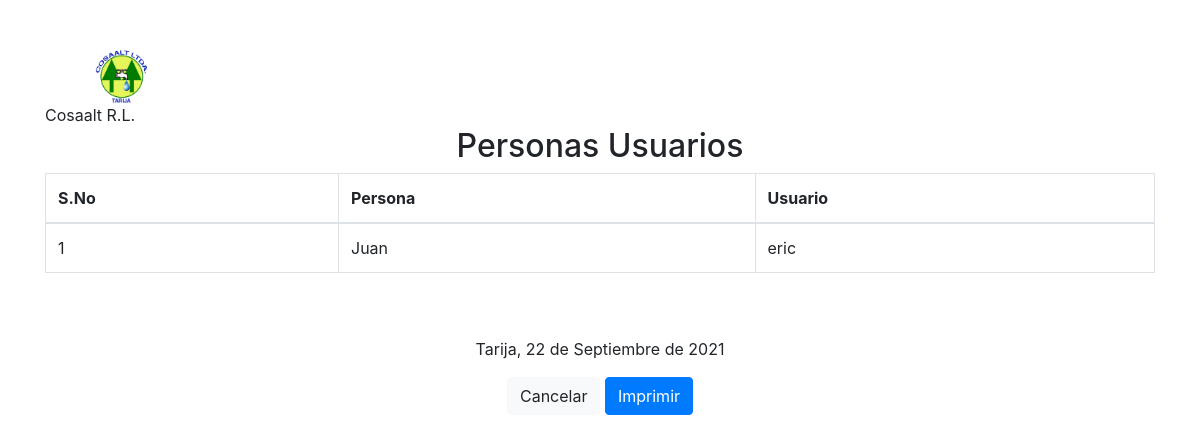
The app's page /reportes/usuario_persona.php with its own data.
### tables this page shows
CREATE TABLE `sistema_reclamos` (
  `id_sistema_reclamo` int(11) NOT NULL,
  `nombre` varchar(45) NOT NULL,
  `nombre_creador` varchar(45) NOT NULL,
  `logo` varchar(200) NOT NULL,
  `fec_insercion` timestamp NOT NULL DEFAULT current_timestamp() ON UPDATE current_timestamp(),
  `fec_modificacion` timestamp NOT NULL DEFAULT current_timestamp() ON UPDATE current_timestamp(),
  `usuario` int(11) NOT NULL,
  `estado` char(1) NOT NULL
);

CREATE TABLE `usuarios` (
  `id_usuario` int(11) NOT NULL,
  `id_persona` int(11) NOT NULL,
  `nom_usuario` varchar(30) NOT NULL,
  `clave` varchar(40) NOT NULL,
  `fec_insercion` timestamp NOT NULL DEFAULT current_timestamp() ON UPDATE current_timestamp(),
  `fec_modificacion` timestamp NOT NULL DEFAULT current_timestamp() ON UPDATE current_timestamp(),
  `usuario` int(11) NOT NULL,
  `estado` char(1) NOT NULL
);

CREATE TABLE `personas` (
  `id_persona` int(11) NOT NULL,
  `id_sistema_reclamo` int(11) NOT NULL,
  `ci` varchar(15) NOT NULL,
  `nombres` varchar(20) NOT NULL,
  `ap` varchar(30) DEFAULT NULL,
  `am` varchar(30) DEFAULT NULL,
  `telefono` varchar(30) DEFAULT NULL,
  `direccion` varchar(30) DEFAULT NULL,
  `genero` varchar(90) NOT NULL,
  `fec_insercion` timestamp NOT NULL DEFAULT current_timestamp() ON UPDATE current_timestamp(),
  `fec_modificacion` timestamp NOT NULL DEFAULT current_timestamp() ON UPDATE current_timestamp(),
  `usuario` int(11) NOT NULL,
  `estado` char(1) NOT NULL
);

### reportes/usuario_persona.php (the view, shortened to what this page needs)
<?php
	function fechaC(){
		$mes = array("","Enero",
					  "Febrero",
					  "Marzo",
					  "Abril",
					  "Mayo",
					  "Junio",
					  "Julio",
					  "Agosto",
					  "Septiembre",
					  "Octubre",
					  "Noviembre",
					  "Diciembre");
		return date('d')." de ". $mes[date('n')] . " de " . date('Y');
	}
?>
<!DOCTYPE html>
<html>
<head>
   <link rel="stylesheet" href="https://maxcdn.bootstrapcdn.com/bootstrap/4.0.0/css/bootstrap.min.css">
  <link rel="stylesheet" href="https://cdnjs.cloudflare.com/ajax/libs/font-awesome/4.7.0/css/font-awesome.min.css">
    <link rel="stylesheet" type="text/css" href="print.css" media="print">
    <link rel="stylesheet" href="foto.css">
</head>
<body>
<br> <br>
<div class="container">
<?php
						include '../conexion.php';
						$menulis="SELECT * from sistema_reclamos where estado=1";
						$menulistar=mysqli_query($con,$menulis);
						$data=mysqli_fetch_assoc($menulistar) ;
						?>
		<img class="img" src="../fotos/<?php echo $data['logo'];?>" alt="" srcset="" width="55" height="55"> <br>
    <?php echo $data['nombre'];?>
  <div class="row">
    <div class="col-md-12">
    <center>    <h2>Personas Usuarios</h2></center>
      <table class="table table-bordered print">
        <thead>
          <tr>
            <th>S.No</th>
            <th>Persona</th>
            <th>Usuario</th>
          </tr>
        </thead>
        <tbody>
        <?php
include_once '../conexion.php';
$sn=1;
$menulist= "SELECT * FROM personas p, usuarios u WHERE p.id_persona=u.id_persona  AND p.estado=1 AND u.estado=1 ORDER BY (u.id_persona) DESC";
$menulistar=mysqli_query($con,$menulist);
while($menudata=mysqli_fetch_assoc($menulistar)){
?>
<tr>
<td><?php echo $sn; ?></td>
<td><?php echo $menudata['nombres']; ?></td>
<td><?php echo $menudata['nom_usuario']; ?></td>
</tr>
<?php           $sn++;
}
?>
        </tbody>
      </table>
      <br><br>
			<center><p>Tarija, <?php echo fechaC(); ?></p>  </center>
        </div>
  </div>
</div>
</body>
<div class="text-center">
<a href="persona_usuarios.php" id="print-btn" class="btn btn-light">Cancelar</a>
        <button onclick="window.print();" class="btn btn-primary" id="print-btn">Imprimir</button>
      </div>
</html>

### reportes/foto.css (style rules this page uses)
.img { margin-left: 50px; }

### reportes/print.css (style rules this page uses)
#print-btn { display: none; visibility: none; }

### records on screen
sistema_reclamos: logo (picture), nombre "Cosaalt R.L."
usuarios: id_persona.nombres "Juan", nom_usuario "eric"

### other values on screen
fechaC() "22 de Septiembre de 2021"
